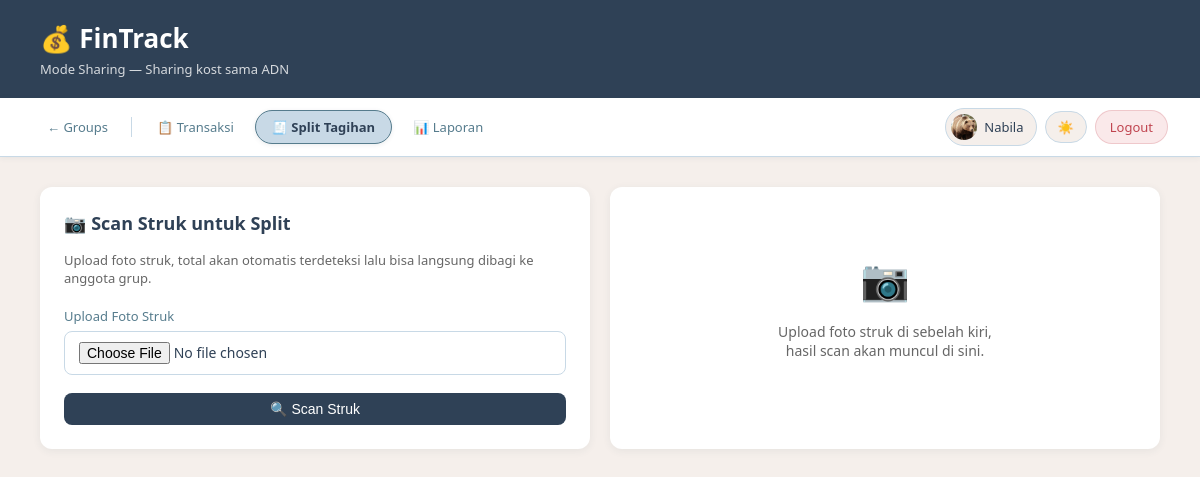
/groups/1/split/scan (signed in), run on the app's committed database.
### app.py (models this page shows)
class Group(db.Model):
    id         = db.Column(db.Integer, primary_key=True)
    name       = db.Column(db.String(100), nullable=False)
    code       = db.Column(db.String(8),   unique=True, nullable=False)
    created_by = db.Column(db.Integer, db.ForeignKey('user.id'), nullable=False)
    created_at = db.Column(db.DateTime, default=datetime.utcnow)
    members    = db.relationship('GroupMember',     backref='group', lazy=True)
    funds      = db.relationship('GroupFund',       backref='group', lazy=True)
    logs       = db.relationship('ActivityLog',     backref='group', lazy=True)

class User(UserMixin, db.Model):
    id           = db.Column(db.Integer, primary_key=True)
    name         = db.Column(db.String(100), nullable=False)
    email        = db.Column(db.String(100), unique=True, nullable=False)
    password     = db.Column(db.String(200), nullable=False)
    photo        = db.Column(db.String(200), nullable=True)
    language     = db.Column(db.String(5),  default='id')
    theme        = db.Column(db.String(10), default='light')
    notif_popup  = db.Column(db.Boolean,    default=True)
    timezone     = db.Column(db.String(50), default='Asia/Jakarta')
    created_at   = db.Column(db.DateTime,   default=datetime.utcnow)
    transactions = db.relationship('Transaction', backref='user', lazy=True)

### app.py (the view, shortened to what this page needs)
@app.route('/groups/<int:group_id>/split/scan', methods=['GET', 'POST'])
@login_required
def scan_split(group_id):
    group  = Group.query.get_or_404(group_id)
    member = GroupMember.query.filter_by(group_id=group_id, user_id=current_user.id).first()
    if not member:
        flash('Kamu bukan anggota grup ini!', 'danger')
        return redirect(url_for('groups'))
    members = GroupMember.query.filter_by(group_id=group_id).all()
    return render_template('scan_split.html', group=group, members=members, result=None)

### app.py (called while the page is built)
@login_manager.user_loader
def load_user(user_id):
    return User.query.get(int(user_id))

@app.context_processor
def inject_translation():
    lang = current_user.language if current_user.is_authenticated else 'id'
    return dict(t=get_translation(lang))

### translations.py (called while the page is built)
def get_translation(lang='id'):
    return TRANSLATIONS.get(lang, TRANSLATIONS['id'])

### templates/scan_split.html (shortened to what this page needs)
<!DOCTYPE html>
<html lang="id">
<head>
    <link rel="stylesheet" href="{{ url_for('static', filename='style.css') }}">
</head>
<body>
<header>
    <h1>💰 FinTrack</h1>
    <p>Mode Sharing — {{ group.name }}</p>
</header>
{% set active = 'split' %}
<nav class="navbar">
    <a href="/groups" class="nav-back">← {{ t['nav_sharing'] }}</a>
    <a href="/groups/{{ group.id }}" class="nav-link{{ ' active' if active == 'detail' else '' }}">📋 Transaksi</a>
    <a href="/groups/{{ group.id }}/split" class="nav-link{{ ' active' if active == 'split' else '' }}">🧾 Split Tagihan</a>
    <a href="/groups/{{ group.id }}/report" class="nav-link{{ ' active' if active == 'report' else '' }}">📊 Laporan</a>
    <div class="nav-right">
        <div class="user-chip">
            <div class="user-avatar">
                {% if current_user.photo %}
                    <img src="{{ url_for('static', filename='uploads/' + current_user.photo) }}" alt="foto">
                {% else %}
                    👤
                {% endif %}
            </div>
            <span>{{ current_user.name }}</span>
        </div>
        <button class="theme-toggle" onclick="toggleTheme()">
            <span class="theme-icon">☀️</span>
        </button>
        <a href="/logout" class="btn-logout">Logout</a>
    </div>
</nav>
<main>
    <div style="display:grid; grid-template-columns:1fr 1fr; gap:20px;">
        <div class="card">
            <h2>📷 Scan Struk untuk Split</h2>
            <p style="font-size:13px; color:#666; margin:8px 0 20px;">
                Upload foto struk, total akan otomatis terdeteksi
                lalu bisa langsung dibagi ke anggota grup.
            </p>
            <form method="POST"
                  action="/groups/{{ group.id }}/split/scan"
                  enctype="multipart/form-data">
                <div class="form-group">
                    <label>Upload Foto Struk</label>
                    <input type="file" name="receipt"
                           accept="image/*" required
                           onchange="previewImage(this)">
                </div>
                <button type="submit" class="btn btn-primary" style="width:100%;">
                    🔍 Scan Struk
                </button>
            </form>
        </div>
        <div class="card">
            {% if result %}
            <h2>✅ Hasil Scan — Atur Split</h2>
            <p style="font-size:13px; color:#666; margin:8px 0 20px;">
                Cek data hasil scan, lalu pilih cara bagi dan anggotanya.
            </p>
            <form method="POST" action="/groups/{{ group.id }}/split/create">
                <div class="form-group">
                    <label>Judul Tagihan</label>
                    <input type="text" name="title"
                           value="{{ result.title }}" required>
                </div>
                <div class="form-group">
                    <label>Total Tagihan (Rp)</label>
                    <input type="number" name="total_amount"
                           id="total-amount"
                           value="{{ result.amount }}"
                           min="0" oninput="updateEqual()" required>
                </div>
                <div class="form-group">
                    <label>Catatan (item terdeteksi)</label>
                    <input type="text" name="note"
                           value="{{ result.note }}">
                </div>
                <div class="form-group">
                    <label>Cara Bagi</label>
                    <select name="split_type" id="split-type"
                            onchange="toggleSplitType()">
                        <option value="equal">Rata (dibagi sama)</option>
                        <option value="custom">Custom (tiap orang beda)</option>
                    </select>
                </div>
                <div class="form-group">
                    <label>Pilih Anggota</label>
                    <div style="display:flex; flex-direction:column;
                                gap:8px; margin-top:4px;">
                        {% for m in members %}
                        <div style="display:flex; align-items:center;
                                    justify-content:space-between;
                                    padding:10px 12px;
                                    border:0.5px solid var(--color-border-tertiary);
                                    border-radius:8px;">
                            <label style="display:flex; align-items:center;
                                          gap:8px; cursor:pointer; font-weight:400;">
                                <input type="checkbox"
                                       name="member_ids"
                                       value="{{ m.user_id }}"
                                       onchange="updateEqual()"
                                       {{ 'checked' if m.user_id == current_user.id }}>
                                {{ m.user.name }}
                                {% if m.user_id == current_user.id %}
                                <span style="font-size:11px; color:#888;">(kamu)</span>
                                {% endif %}
                            </label>
                            <div class="custom-input" style="display:none;">
                                <input type="number"
                                       name="custom_{{ m.user_id }}"
                                       placeholder="Jumlah (Rp)"
                                       min="0"
                                       style="width:130px; padding:6px 10px;
                                              border:0.5px solid #d1d5db;
                                              border-radius:6px; font-size:13px;">
                            </div>
                            <span class="equal-info"
                                  style="font-size:13px; color:#2d6a4f;
                                         font-weight:500;">
                                Rp 0
                            </span>
                        </div>
                        {% endfor %}
                    </div>
                </div>
                <div style="display:flex; gap:10px; margin-top:8px;">
                    <a href="/groups/{{ group.id }}/split/scan"
                       class="btn btn-secondary" style="flex:1; text-align:center;">
                        📷 Scan Ulang
                    </a>
                    <button type="submit" class="btn btn-primary" style="flex:2;">
                        Buat Split Tagihan
                    </button>
                </div>
            </form>
            {% else %}
            <div style="text-align:center; padding:40px 20px;">
                <p style="font-size:40px; margin-bottom:16px;">📷</p>
                <p style="color:#666; font-size:14px;">
                    Upload foto struk di sebelah kiri,<br>
                    hasil scan akan muncul di sini.
                </p>
            </div>
            {% endif %}
        </div>
    </div>
</main>
</body>
</html>

### static/style.css (style rules this page uses)
* { margin: 0; padding: 0; box-sizing: border-box; }
body { font-family: 'Segoe UI', sans-serif; background-color: #F5EFEB; color: #2F4156; }
header { background-color: #2F4156; color: white; padding: 20px 40px; }
header h1 { font-size: 26px; }
header p { font-size: 13px; opacity: 0.8; margin-top: 4px; }
main { padding: 30px 40px; }
.card { background: #FFFFFF; border-radius: 12px; padding: 24px; box-shadow: 0 2px 8px rgba(47,65,86,0.07); margin-bottom: 24px; }
.card h2 { margin-bottom: 16px; font-size: 18px; color: #2F4156; }
.btn { display: inline-block; padding: 8px 18px; border-radius: 8px; font-size: 14px; font-weight: 500; cursor: pointer; border: none; text-decoration: none; }
.btn-primary { background: #2F4156; color: white; }
.form-group { margin-bottom: 18px; }
.form-group label { display: block; font-size: 13px; font-weight: 500; margin-bottom: 6px; color: #567C8D; }
.form-group input, .form-group select, .form-group textarea { width: 100%; padding: 10px 14px; border: 1px solid #C8D9E6; border-radius: 8px; font-size: 14px; font-family: inherit; background: #FFFFFF; color: #2F4156; }
.navbar { background: #FFFFFF; padding: 10px 32px; display: flex; align-items: center; gap: 4px; border-bottom: 1px solid #C8D9E6; box-shadow: 0 1px 6px rgba(47,65,86,0.07); position: sticky; top: 0; z-index: 50; transition: background 0.2s, border-color 0.2s; flex-wrap: nowrap; overflow-x: auto; scrollbar-width: none; }
.navbar a.nav-link { text-decoration: none; color: #567C8D; font-size: 13px; font-weight: 500; padding: 7px 16px; border-radius: 99px; display: inline-flex; align-items: center; gap: 6px; white-space: nowrap; transition: background 0.18s, color 0.18s, border-color 0.18s, box-shadow 0.18s; border: 1.5px solid transparent; }
.navbar a.nav-link.active { background: #C8D9E6; color: #2F4156; font-weight: 650; border-color: #567C8D; box-shadow: 0 1px 4px rgba(47,65,86,0.10); }
.nav-right { margin-left: auto; display: flex; align-items: center; gap: 8px; flex-shrink: 0; }
.user-chip { display: inline-flex; align-items: center; gap: 7px; padding: 5px 12px 5px 5px; border-radius: 99px; background: #F5EFEB; border: 1.5px solid #C8D9E6; font-size: 13px; font-weight: 500; color: #2F4156; white-space: nowrap; }
.user-avatar { width: 26px; height: 26px; border-radius: 50%; background: #C8D9E6; display: flex; align-items: center; justify-content: center; font-size: 12px; overflow: hidden; flex-shrink: 0; }
.user-avatar img { width: 100%; height: 100%; object-fit: cover; }
.theme-toggle { display: inline-flex; align-items: center; gap: 5px; padding: 6px 12px; border-radius: 99px; background: #F5EFEB; border: 1.5px solid #C8D9E6; cursor: pointer; font-size: 13px; font-weight: 500; color: #567C8D; transition: all 0.2s; white-space: nowrap; font-family: inherit; }
.btn-logout { display: inline-flex; align-items: center; gap: 5px; padding: 7px 14px; border-radius: 99px; font-size: 13px; font-weight: 500; background: #FAE9EA; color: #C0444F; border: 1.5px solid rgba(192,68,79,0.2); text-decoration: none; cursor: pointer; transition: all 0.18s; white-space: nowrap; font-family: inherit; }
.nav-back { display: inline-flex; align-items: center; gap: 6px; padding: 7px 14px; border-radius: 99px; font-size: 13px; font-weight: 500; color: #567C8D; text-decoration: none; border: 1.5px solid transparent; transition: all 0.18s; white-space: nowrap; }

### data on the page
Group: name "Sharing kost sama ADN"
User: photo (picture), name "Nabila"

### other printed values
{{ t['nav_sharing'] }} "Groups"
